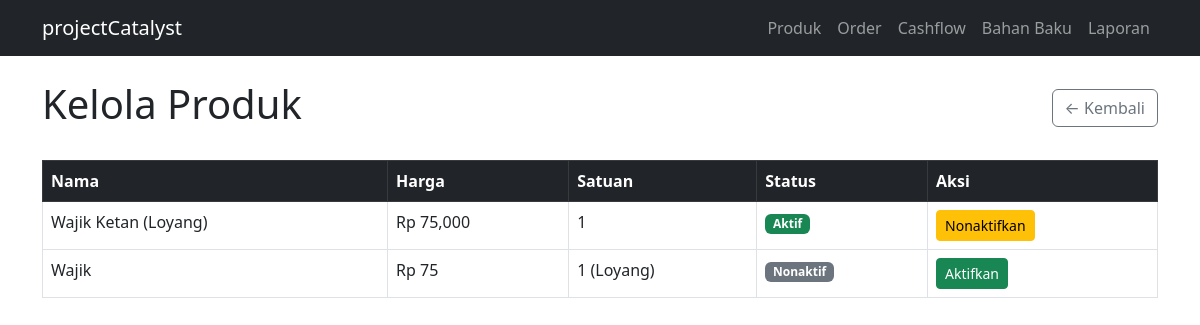
The page /products/manage on the database its author committed.
### tables this page shows
CREATE TABLE products (
    id          INTEGER PRIMARY KEY AUTOINCREMENT,
    name        TEXT NOT NULL,
    price       REAL NOT NULL,
    unit        TEXT NOT NULL,
    is_active   INTEGER DEFAULT 1,
    created_at  TEXT DEFAULT CURRENT_TIMESTAMP
);

### app.py (the view)
@app.route('/products/manage')
def manage_products():
    all_products = get_all_products_including_inactive()
    return render_template('manage_products.html', products=all_products)

### database/db.py (called while the page is built)
def get_connection():
    conn = sqlite3.connect(DB_PATH)
    conn.row_factory = sqlite3.Row
    conn.execute("PRAGMA foreign_keys = ON")
    return conn

def get_all_products_including_inactive():
    conn = get_connection()
    products = conn.execute(
        "SELECT * FROM products ORDER BY is_active DESC, name"
    ).fetchall()
    conn.close()
    return products

### templates/manage_products.html (shortened to what this page needs)
{% extends 'base.html' %}
{% block content %}
<div class="d-flex justify-content-between align-items-center mb-4">
    <h1>Kelola Produk</h1>
    <a href="/products" class="btn btn-outline-secondary">← Kembali</a>
</div>
<div class="table-responsive">
<table class="table table-bordered table-hover">
    <thead class="table-dark">
        <tr>
            <th>Nama</th>
            <th>Harga</th>
            <th>Satuan</th>
            <th>Status</th>
            <th>Aksi</th>
        </tr>
    </thead>
    <tbody>
        {% for product in products %}
        <tr>
            <td>{{ product['name'] }}</td>
            <td>Rp {{ "{:,.0f}".format(product['price']) }}</td>
            <td>{{ product['unit'] }}</td>
            <td>
                {% if product['is_active'] == 1 %}
                <span class="badge bg-success">Aktif</span>
                {% else %}
                <span class="badge bg-secondary">Nonaktif</span>
                {% endif %}
            </td>
            <td>
                {% if product['is_active'] == 1 %}
                <form action="/products/deactivate/{{ product['id'] }}" method="POST"
                      onsubmit="return confirm('Nonaktifkan produk ini?')">
                    <button type="submit" class="btn btn-warning btn-sm">Nonaktifkan</button>
                </form>
                {% else %}
                <form action="/products/activate/{{ product['id'] }}" method="POST"
                      onsubmit="return confirm('Aktifkan produk ini?')">
                    <button type="submit" class="btn btn-success btn-sm">Aktifkan</button>
                </form>
                {% endif %}
            </td>
        </tr>
        {% endfor %}
    </tbody>
</table>
</div>
{% endblock %}

### templates/base.html (style rules this page uses)
.btn { transition: all 0.2s ease; }

### rows shown on the page
products: name "Wajik Ketan (Loyang)", price "75,000", unit "1", is_active "Aktif"
products: name "Wajik", price "75", unit "1 (Loyang)", is_active "Nonaktif"
